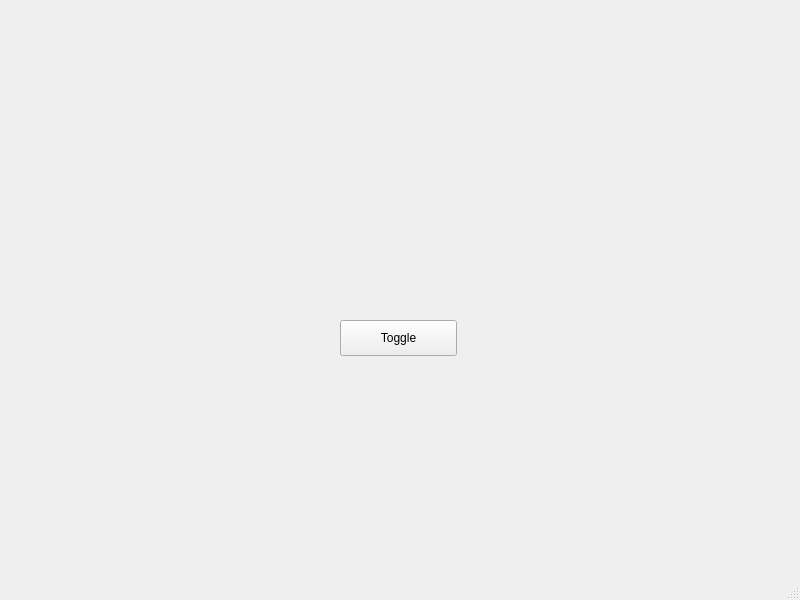
<?xml version="1.0" encoding="UTF-8"?>
<ui version="4.0">
 <class>LedSwitcher</class>
 <widget class="QMainWindow" name="LedSwitcher">
  <property name="geometry">
   <rect>
    <x>0</x>
    <y>0</y>
    <width>800</width>
    <height>600</height>
   </rect>
  </property>
  <property name="windowTitle">
   <string>LedSwitcher</string>
  </property>
  <widget class="QWidget" name="centralwidget">
   <widget class="QPushButton" name="pushButton">
    <property name="geometry">
     <rect>
      <x>340</x>
      <y>320</y>
      <width>117</width>
      <height>36</height>
     </rect>
    </property>
    <property name="text">
     <string>Toggle</string>
    </property>
    <property name="checkable">
     <bool>true</bool>
    </property>
   </widget>
   <widget class="QLabel" name="label">
    <property name="geometry">
     <rect>
      <x>160</x>
      <y>90</y>
      <width>487</width>
      <height>184</height>
     </rect>
    </property>
    <property name="text">
     <string/>
    </property>
    <property name="pixmap">
     <pixmap resource="resources.qrc">:/imgs/switch_off.png</pixmap>
    </property>
   </widget>
  </widget>
  <widget class="QMenuBar" name="menubar">
   <property name="geometry">
    <rect>
     <x>0</x>
     <y>0</y>
     <width>800</width>
     <height>33</height>
    </rect>
   </property>
  </widget>
  <widget class="QStatusBar" name="statusbar"/>
 </widget>
 <resources>
  <include location="resources.qrc"/>
 </resources>
 <connections/>
</ui>
